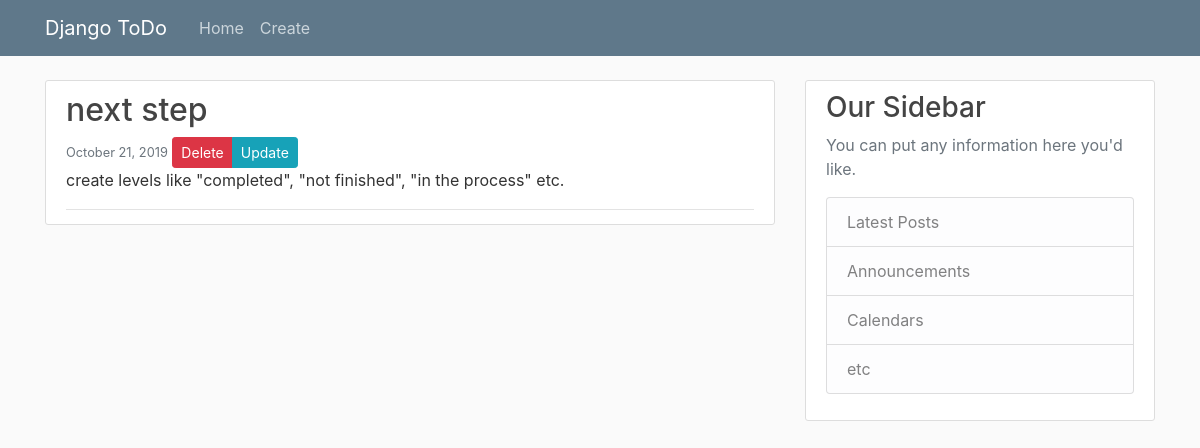
Page /10/ on the committed database.
### main/models.py (models this page shows, shortened)
class ToDoList(models.Model):
    title = models.CharField(max_length=256)
    content = models.TextField()
    post_time = models.DateTimeField(auto_now_add=True)
    completed = models.BooleanField(default=False)

### main/views.py (the view)
# urls.py: path('<int:pk>/', ToDoDetailView.as_view(), name='todo_detail'),
class ToDoDetailView(DetailView):
    model = ToDoList

### main/templates/main/todolist_detail.html
{% extends "main/base.html" %}
{% block content %}
    <artiicle class="media content-section">
        <div class="media-body">
            <div class="article-metadata">
                <h2>{{ object.title }}</h2>
                <small class="text-muted">{{ object.post_time|date:"F d, Y" }}</small>
                <div class="btn-group">
                        <a href="{% url 'todo_delete' object.id%}" class="btn btn-danger btn-sm">Delete</a>
                        <a href="{% url 'todo_update' object.id %}" class="btn btn-info btn-sm">Update</a>
                </div>
                <p class="article-content">{{ object.content }}</p>
            </div>
        </div>
    </artiicle>
{% endblock content %}

### main/static/main/main.css (style rules this page uses)
body { background: #fafafa; color: #333333; margin-top: 5rem; }
h1, h2, h3, h4, h5, h6 { color: #444444; }
.content-section { background: #ffffff; padding: 10px 20px; border: 1px solid #dddddd; border-radius: 3px; margin-bottom: 20px; }
.article-content { white-space: pre-line; }
.article-metadata { padding-bottom: 1px; margin-bottom: 4px; border-bottom: 1px solid #e3e3e3 }

### rows in the picture
ToDoList: title "next step", post_time "October 21, 2019", content "create levels like \"completed\", \"not finished\", \"in the process\" etc."
